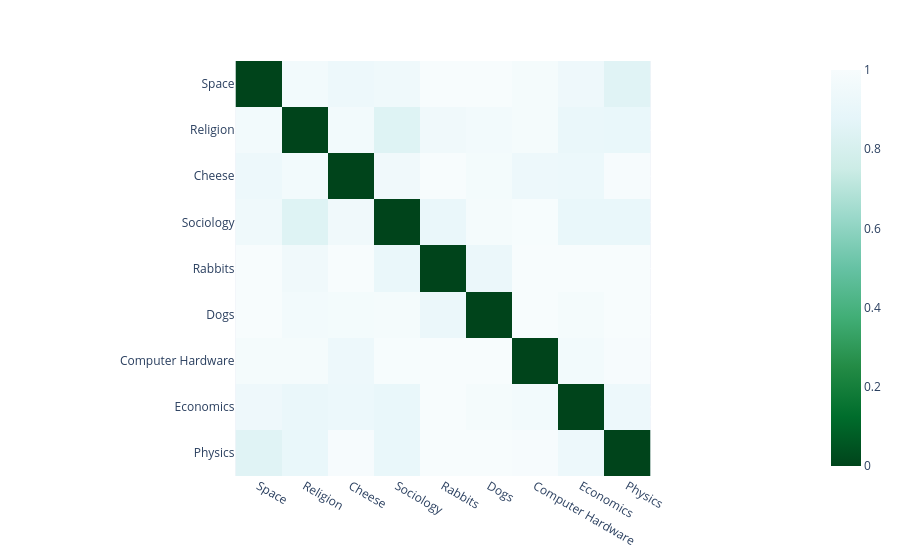

Notebook cell for this chart:
### Code cell
#*
# For reference lets generate a word frequency based similarity table for these examples
cv = CountVectorizer(stop_words='english')
snippet_counts = cv.fit_transform(snippet_texts)
distances = squareform(pdist(snippet_counts.todense(), metric='cosine'))

# We'll take that grid of distances and set both the column and index names to our labels.
px.imshow(pd.DataFrame(distances, columns=snippet_labels, index=snippet_labels), color_continuous_scale='BuGn_r')
# The darker the square the closer the two documents are according to the model

### Figure 1 — Plotly figure (JSON) as saved in the notebook; plotly's stock layout.template omitted (floating-point values rounded to 4 significant figures)
{"data": [{"coloraxis": "coloraxis", "hovertemplate": "x: %{x}<br>y: %{y}<br>color: %{z}<extra></extra>", "name": "0", "type": "heatmap", "x": ["Space", "Religion", "Cheese", "Sociology", "Rabbits", "Dogs", "Computer Hardware", "Economics", "Physics"], "xaxis": "x", "y": ["Space", "Religion", "Cheese", "Sociology", "Rabbits", "Dogs", "Computer Hardware", "Economics", "Physics"], "yaxis": "y", "z": [[0.0, 0.9686, 0.9333, 0.9456, 1.0, 1.0, 0.9783, 0.9366, 0.8499], [0.9686, 0.0, 0.9628, 0.8422, 0.9495, 0.9649, 0.9758, 0.9115, 0.9023], [0.9333, 0.9628, 0.0, 0.9485, 1.0, 0.9752, 0.9316, 0.9249, 0.9901], [0.9456, 0.8422, 0.9485, 0.0, 0.9069, 0.9757, 0.9916, 0.902, 0.9034], [1.0, 0.9495, 1.0, 0.9069, 0.0, 0.9159, 1.0, 1.0, 1.0], [1.0, 0.9649, 0.9752, 0.9757, 0.9159, 0.0, 1.0, 0.9823, 1.0], [0.9783, 0.9758, 0.9316, 0.9916, 1.0, 1.0, 0.0, 0.9634, 0.9904], [0.9366, 0.9115, 0.9249, 0.902, 1.0, 0.9823, 0.9634, 0.0, 0.9296], [0.8499, 0.9023, 0.9901, 0.9034, 1.0, 1.0, 0.9904, 0.9296, 0.0]]}], "layout": {"coloraxis": {"colorscale": [[0, "rgb(0,68,27)"], [0.125, "rgb(0,109,44)"], [0.25, "rgb(35,139,69)"], [0.375, "rgb(65,174,118)"], [0.5, "rgb(102,194,164)"], [0.625, "rgb(153,216,201)"], [0.75, "rgb(204,236,230)"], [0.875, "rgb(229,245,249)"], [1, "rgb(247,252,253)"]]}, "margin": {"t": 60}, "xaxis": {"anchor": "y", "constrain": "domain", "domain": [0, 1], "scaleanchor": "y"}, "yaxis": {"anchor": "x", "autorange": "reversed", "constrain": "domain", "domain": [0, 1]}}}
